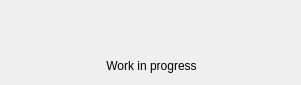
<?xml version="1.0" encoding="UTF-8"?>
<ui version="4.0">
 <class>qProgressWidget</class>
 <widget class="QWidget" name="qProgressWidget">
  <property name="windowModality">
   <enum>Qt::ApplicationModal</enum>
  </property>
  <property name="geometry">
   <rect>
    <x>0</x>
    <y>0</y>
    <width>301</width>
    <height>85</height>
   </rect>
  </property>
  <property name="windowTitle">
   <string/>
  </property>
  <property name="styleSheet">
   <string notr="true">border-radius: 10px;</string>
  </property>
  <widget class="QFrame" name="frame">
   <property name="geometry">
    <rect>
     <x>0</x>
     <y>0</y>
     <width>301</width>
     <height>81</height>
    </rect>
   </property>
   <property name="frameShape">
    <enum>QFrame::StyledPanel</enum>
   </property>
   <property name="frameShadow">
    <enum>QFrame::Raised</enum>
   </property>
   <widget class="QLabel" name="label">
    <property name="geometry">
     <rect>
      <x>6</x>
      <y>50</y>
      <width>291</width>
      <height>31</height>
     </rect>
    </property>
    <property name="text">
     <string>Work in progress</string>
    </property>
    <property name="alignment">
     <set>Qt::AlignCenter</set>
    </property>
   </widget>
   <widget class="QLabel" name="loadingLbl">
    <property name="geometry">
     <rect>
      <x>125</x>
      <y>3</y>
      <width>54</width>
      <height>55</height>
     </rect>
    </property>
    <property name="text">
     <string/>
    </property>
   </widget>
  </widget>
 </widget>
 <resources/>
 <connections/>
</ui>
